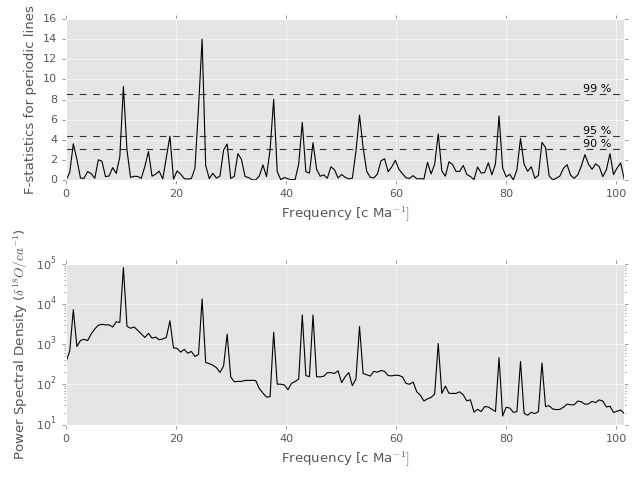

This figure's Python source:
import matplotlib.pyplot as plt
plt.style.use("ggplot")

import numpy as np

from mtspec import mtspec
from mtspec.util import _load_mtdata

data = _load_mtdata("v22_174_series.dat.gz")
spec, freq, jackknife, fstatistics, _ = mtspec(
    data=data, delta=4930., time_bandwidth=3.5, number_of_tapers=5,
    nfft=312, statistics=True, rshape=0, fcrit=0.9)

# Convert to million years.
freq *= 1E6

plt.subplot(211)
plt.plot(freq, fstatistics, color="black")
plt.xlim(freq[0], freq[-1])
plt.xlabel("Frequency [c Ma$^{-1}]$")
plt.ylabel("F-statistics for periodic lines")

# Plot the confidence intervals.
for p in [90, 95, 99]:
    y = np.percentile(fstatistics, p)
    plt.hlines(y, freq[0], freq[-1], linestyles="--", color="0.2")
    plt.text(x=99, y=y + 0.2, s="%i %%" % p, ha="right")

plt.subplot(212)
plt.semilogy(freq, spec, color="black")
plt.xlim(freq[0], freq[-1])
plt.xlabel("Frequency [c Ma$^{-1}]$")
plt.ylabel("Power Spectral Density ($\delta^{18}O/ca^{-1}$)")

plt.tight_layout()
plt.show()
